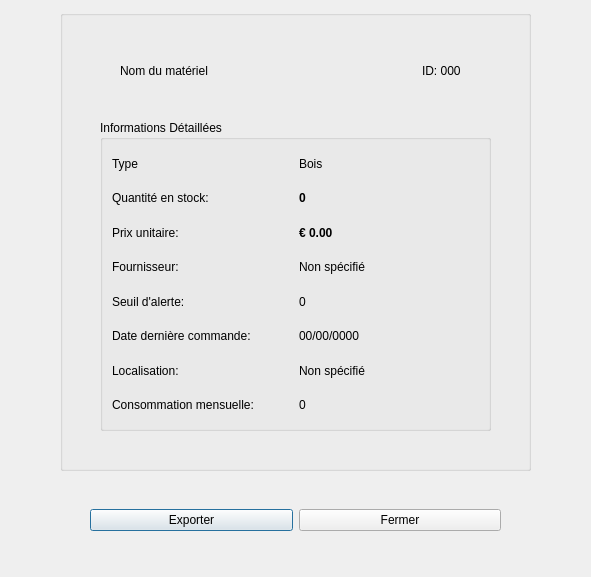
<?xml version="1.0" encoding="UTF-8"?>
<ui version="4.0">
 <class>AfficherMaterielDialog</class>
 <widget class="QDialog" name="AfficherMaterielDialog">
  <property name="geometry">
   <rect>
    <x>0</x>
    <y>0</y>
    <width>591</width>
    <height>577</height>
   </rect>
  </property>
  <property name="windowTitle">
   <string>Dialog</string>
  </property>
  <widget class="QGroupBox" name="groupBox_2">
   <property name="geometry">
    <rect>
     <x>60</x>
     <y>10</y>
     <width>471</width>
     <height>461</height>
    </rect>
   </property>
   <property name="title">
    <string/>
   </property>
   <widget class="QWidget" name="horizontalLayoutWidget">
    <property name="geometry">
     <rect>
      <x>60</x>
      <y>40</y>
      <width>341</width>
      <height>41</height>
     </rect>
    </property>
    <layout class="QHBoxLayout" name="horizontalLayout">
     <item>
      <widget class="QLabel" name="label">
       <property name="text">
        <string>Nom du matériel</string>
       </property>
      </widget>
     </item>
     <item>
      <spacer name="horizontalSpacer">
       <property name="orientation">
        <enum>Qt::Orientation::Horizontal</enum>
       </property>
       <property name="sizeHint" stdset="0">
        <size>
         <width>40</width>
         <height>20</height>
        </size>
       </property>
      </spacer>
     </item>
     <item>
      <widget class="QLabel" name="label_10">
       <property name="text">
        <string>ID: 000</string>
       </property>
      </widget>
     </item>
    </layout>
   </widget>
   <widget class="QGroupBox" name="groupBox">
    <property name="geometry">
     <rect>
      <x>40</x>
      <y>110</y>
      <width>391</width>
      <height>311</height>
     </rect>
    </property>
    <property name="font">
     <font>
      <fontweight>DemiBold</fontweight>
     </font>
    </property>
    <property name="title">
     <string>Informations Détaillées</string>
    </property>
    <layout class="QGridLayout" name="gridLayout">
     <item row="1" column="1">
      <widget class="QLabel" name="quantityLabel">
       <property name="styleSheet">
        <string notr="true">font-weight: bold;</string>
       </property>
       <property name="text">
        <string>0</string>
       </property>
      </widget>
     </item>
     <item row="7" column="0">
      <widget class="QLabel" name="label_8">
       <property name="text">
        <string>Consommation mensuelle:</string>
       </property>
      </widget>
     </item>
     <item row="3" column="1">
      <widget class="QLabel" name="supplierLabel">
       <property name="text">
        <string>Non spécifié</string>
       </property>
      </widget>
     </item>
     <item row="2" column="1">
      <widget class="QLabel" name="unitPriceLabel">
       <property name="styleSheet">
        <string notr="true">font-weight: bold;</string>
       </property>
       <property name="text">
        <string>€ 0.00</string>
       </property>
      </widget>
     </item>
     <item row="6" column="0">
      <widget class="QLabel" name="label_7">
       <property name="text">
        <string>Localisation:</string>
       </property>
      </widget>
     </item>
     <item row="1" column="0">
      <widget class="QLabel" name="label_2">
       <property name="text">
        <string>Quantité en stock:</string>
       </property>
      </widget>
     </item>
     <item row="5" column="0">
      <widget class="QLabel" name="label_6">
       <property name="text">
        <string>Date dernière commande:</string>
       </property>
      </widget>
     </item>
     <item row="5" column="1">
      <widget class="QLabel" name="lastOrderDateLabel">
       <property name="text">
        <string>00/00/0000</string>
       </property>
      </widget>
     </item>
     <item row="3" column="0">
      <widget class="QLabel" name="label_4">
       <property name="text">
        <string>Fournisseur:</string>
       </property>
      </widget>
     </item>
     <item row="7" column="1">
      <widget class="QLabel" name="monthlyConsumptionLabel">
       <property name="text">
        <string>0</string>
       </property>
      </widget>
     </item>
     <item row="6" column="1">
      <widget class="QLabel" name="locationLabel">
       <property name="text">
        <string>Non spécifié</string>
       </property>
      </widget>
     </item>
     <item row="2" column="0">
      <widget class="QLabel" name="label_3">
       <property name="text">
        <string>Prix unitaire:</string>
       </property>
      </widget>
     </item>
     <item row="4" column="1">
      <widget class="QLabel" name="alertThresholdLabel">
       <property name="text">
        <string>0</string>
       </property>
      </widget>
     </item>
     <item row="4" column="0">
      <widget class="QLabel" name="label_5">
       <property name="text">
        <string>Seuil d'alerte:</string>
       </property>
      </widget>
     </item>
     <item row="0" column="0">
      <widget class="QLabel" name="label_9">
       <property name="text">
        <string>Type</string>
       </property>
      </widget>
     </item>
     <item row="0" column="1">
      <widget class="QLabel" name="TypeLabel">
       <property name="text">
        <string>Bois</string>
       </property>
      </widget>
     </item>
    </layout>
   </widget>
  </widget>
  <widget class="QWidget" name="horizontalLayoutWidget_2">
   <property name="geometry">
    <rect>
     <x>90</x>
     <y>480</y>
     <width>411</width>
     <height>80</height>
    </rect>
   </property>
   <layout class="QHBoxLayout" name="horizontalLayout_2">
    <item>
     <widget class="QPushButton" name="pushButton_2">
      <property name="text">
       <string>Exporter</string>
      </property>
     </widget>
    </item>
    <item>
     <widget class="QPushButton" name="pushButton">
      <property name="text">
       <string>Fermer</string>
      </property>
     </widget>
    </item>
   </layout>
  </widget>
 </widget>
 <resources/>
 <connections/>
</ui>
